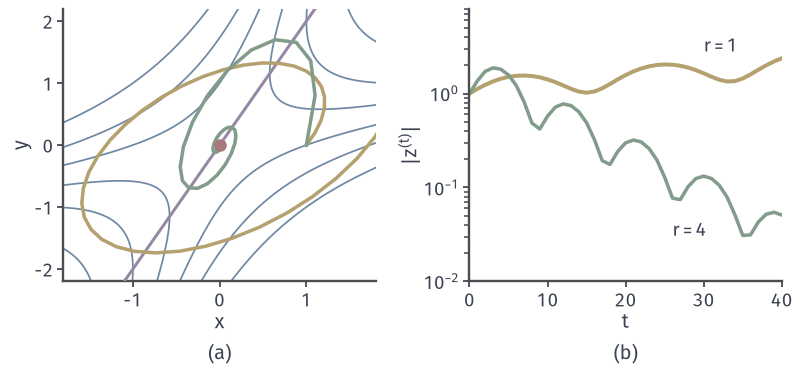

Write the Python code that produced this figure.
from pathlib import Path
import sys
for _p in Path(__file__).resolve().parents:
    if (_p/"minimax-common").is_dir(): sys.path.insert(0, str(_p/"minimax-common")); break
from mm_fig import *
HERE = Path(__file__).resolve().parent
# f=-x^2/2+2xy-y^2/2: step ratio r=beta/alpha decides whether y tracks 2x.
J = lambda r: np.array([[-1., 2.], [-2*r, r]])
fig, axes = figure(width_mm=112, height_mm=52, ncols=2)
panels(fig, .08, .985, .975, .235, .3)
a = .1; T = 40; R1 = gda(J(1), a, T, (1, 0)); R4 = gda(J(4), a, T, (1, 0))
g = np.linspace(-2.2, 2.2, 300); X, Y = np.meshgrid(g, g)
ax = axes[0]; setup(ax, (-1.8, 1.8), (-2.2, 2.2), (-1, 0, 1), (-2, -1, 0, 1, 2), equal=False)
ax.contour(X, Y, -.5*X**2+2*X*Y-.5*Y**2, levels=[-3, -1.5, -.5, .5, 1.5, 3], colors=BLUE, linewidths=.7, linestyles='solid')
s = np.array([-1.1, 1.1]); ax.plot(s, 2*s, color=PURPLE, lw=1.2, zorder=3)
ax.plot(R1[:, 0], R1[:, 1], color=YELLOW, lw=1.4, zorder=4); ax.plot(R4[:, 0], R4[:, 1], color=GREEN, lw=1.4, zorder=5); dot(ax, (0, 0))
ax = axes[1]; t = np.arange(T+1); setup(ax, (0, T), (1e-2, 8), range(0, T+1, 10), xl='$t$', yl=r'$\Vert\bm{z}^{(t)}\Vert_2$'.replace(r'\bm{z}', 'z').replace(r'\Vert', '|').replace('_2', ''))
ax.set_yscale('log'); ax.semilogy(t, np.linalg.norm(R1, axis=1), color=YELLOW, lw=1.6); ax.semilogy(t, np.linalg.norm(R4, axis=1), color=GREEN, lw=1.4)
ax.text(30, 2.8, '$r=1$', color=INK, fontsize=7.5); ax.text(26, .012*2.5, '$r=4$', color=INK, fontsize=7.5)
tags(fig, axes)
save(fig, HERE, 'figure', {'f': '-x^2/2+2xy-y^2/2', 'alpha': a, 'r': [1, 4]})
print(R1[:4], R4[:4], R1[-1], R4[-1])
